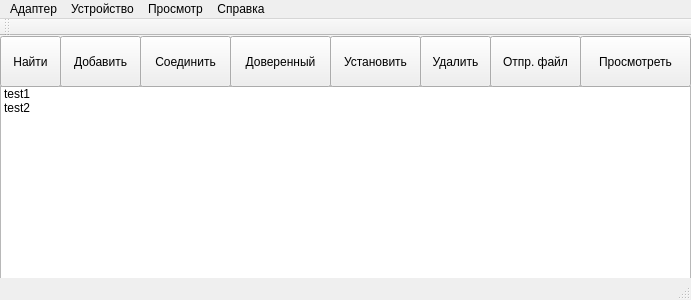
<?xml version="1.0" encoding="UTF-8"?>
<ui version="4.0">
 <class>MainWindow</class>
 <widget class="QMainWindow" name="MainWindow">
  <property name="geometry">
   <rect>
    <x>0</x>
    <y>0</y>
    <width>691</width>
    <height>300</height>
   </rect>
  </property>
  <property name="windowTitle">
   <string>Устройства Bluetooth</string>
  </property>
  <widget class="QWidget" name="centralWidget">
   <widget class="QListWidget" name="listWidget">
    <property name="geometry">
     <rect>
      <x>0</x>
      <y>50</y>
      <width>691</width>
      <height>201</height>
     </rect>
    </property>
    <item>
     <property name="text">
      <string>test1</string>
     </property>
    </item>
    <item>
     <property name="text">
      <string>test2</string>
     </property>
    </item>
   </widget>
   <widget class="QWidget" name="widget" native="true">
    <property name="geometry">
     <rect>
      <x>0</x>
      <y>0</y>
      <width>581</width>
      <height>51</height>
     </rect>
    </property>
    <widget class="QToolButton" name="toolButton_2">
     <property name="geometry">
      <rect>
       <x>0</x>
       <y>0</y>
       <width>61</width>
       <height>51</height>
      </rect>
     </property>
     <property name="text">
      <string>Найти</string>
     </property>
    </widget>
    <widget class="QToolButton" name="toolButton_3">
     <property name="geometry">
      <rect>
       <x>60</x>
       <y>0</y>
       <width>81</width>
       <height>51</height>
      </rect>
     </property>
     <property name="text">
      <string>Добавить</string>
     </property>
    </widget>
    <widget class="QToolButton" name="toolButton_4">
     <property name="geometry">
      <rect>
       <x>140</x>
       <y>0</y>
       <width>91</width>
       <height>51</height>
      </rect>
     </property>
     <property name="text">
      <string>Соединить</string>
     </property>
    </widget>
    <widget class="QToolButton" name="toolButton_5">
     <property name="geometry">
      <rect>
       <x>230</x>
       <y>0</y>
       <width>101</width>
       <height>51</height>
      </rect>
     </property>
     <property name="text">
      <string>Доверенный</string>
     </property>
    </widget>
    <widget class="QToolButton" name="toolButton_6">
     <property name="geometry">
      <rect>
       <x>330</x>
       <y>0</y>
       <width>91</width>
       <height>51</height>
      </rect>
     </property>
     <property name="text">
      <string>Установить</string>
     </property>
    </widget>
    <widget class="QToolButton" name="toolButton_7">
     <property name="geometry">
      <rect>
       <x>420</x>
       <y>0</y>
       <width>71</width>
       <height>51</height>
      </rect>
     </property>
     <property name="text">
      <string>Удалить</string>
     </property>
    </widget>
    <widget class="QToolButton" name="toolButton_8">
     <property name="geometry">
      <rect>
       <x>490</x>
       <y>0</y>
       <width>91</width>
       <height>51</height>
      </rect>
     </property>
     <property name="text">
      <string>Отпр. файл</string>
     </property>
    </widget>
   </widget>
   <widget class="QToolButton" name="toolButton_9">
    <property name="geometry">
     <rect>
      <x>580</x>
      <y>0</y>
      <width>111</width>
      <height>51</height>
     </rect>
    </property>
    <property name="text">
     <string>Просмотреть</string>
    </property>
   </widget>
  </widget>
  <widget class="QMenuBar" name="menuBar">
   <property name="geometry">
    <rect>
     <x>0</x>
     <y>0</y>
     <width>691</width>
     <height>25</height>
    </rect>
   </property>
   <widget class="QMenu" name="menuBlueMoon">
    <property name="title">
     <string>Адаптер</string>
    </property>
   </widget>
   <widget class="QMenu" name="menuEdit">
    <property name="title">
     <string>Устройство</string>
    </property>
    <addaction name="actionHistory"/>
   </widget>
   <widget class="QMenu" name="menuOther">
    <property name="title">
     <string>Просмотр</string>
    </property>
   </widget>
   <widget class="QMenu" name="menuHelp">
    <property name="title">
     <string>Справка</string>
    </property>
    <addaction name="actionAbout"/>
   </widget>
   <addaction name="menuBlueMoon"/>
   <addaction name="menuEdit"/>
   <addaction name="menuOther"/>
   <addaction name="menuHelp"/>
  </widget>
  <widget class="QToolBar" name="mainToolBar">
   <attribute name="toolBarArea">
    <enum>TopToolBarArea</enum>
   </attribute>
   <attribute name="toolBarBreak">
    <bool>false</bool>
   </attribute>
  </widget>
  <widget class="QStatusBar" name="statusBar"/>
  <action name="actionAbout">
   <property name="text">
    <string>About</string>
   </property>
  </action>
  <action name="actionHistory">
   <property name="text">
    <string>History</string>
   </property>
  </action>
 </widget>
 <layoutdefault spacing="6" margin="11"/>
 <resources/>
 <connections/>
</ui>
